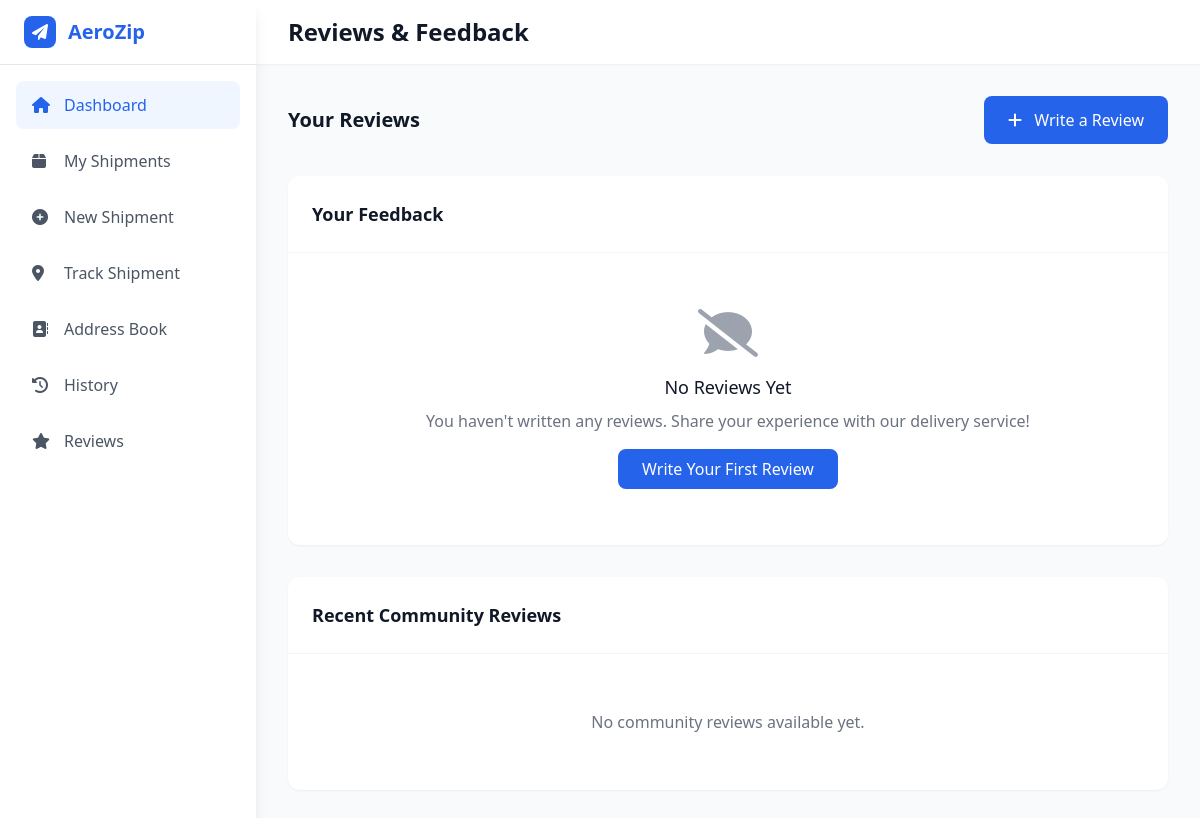
/reviews/ (signed in), run on an earlier commit of the app's database.
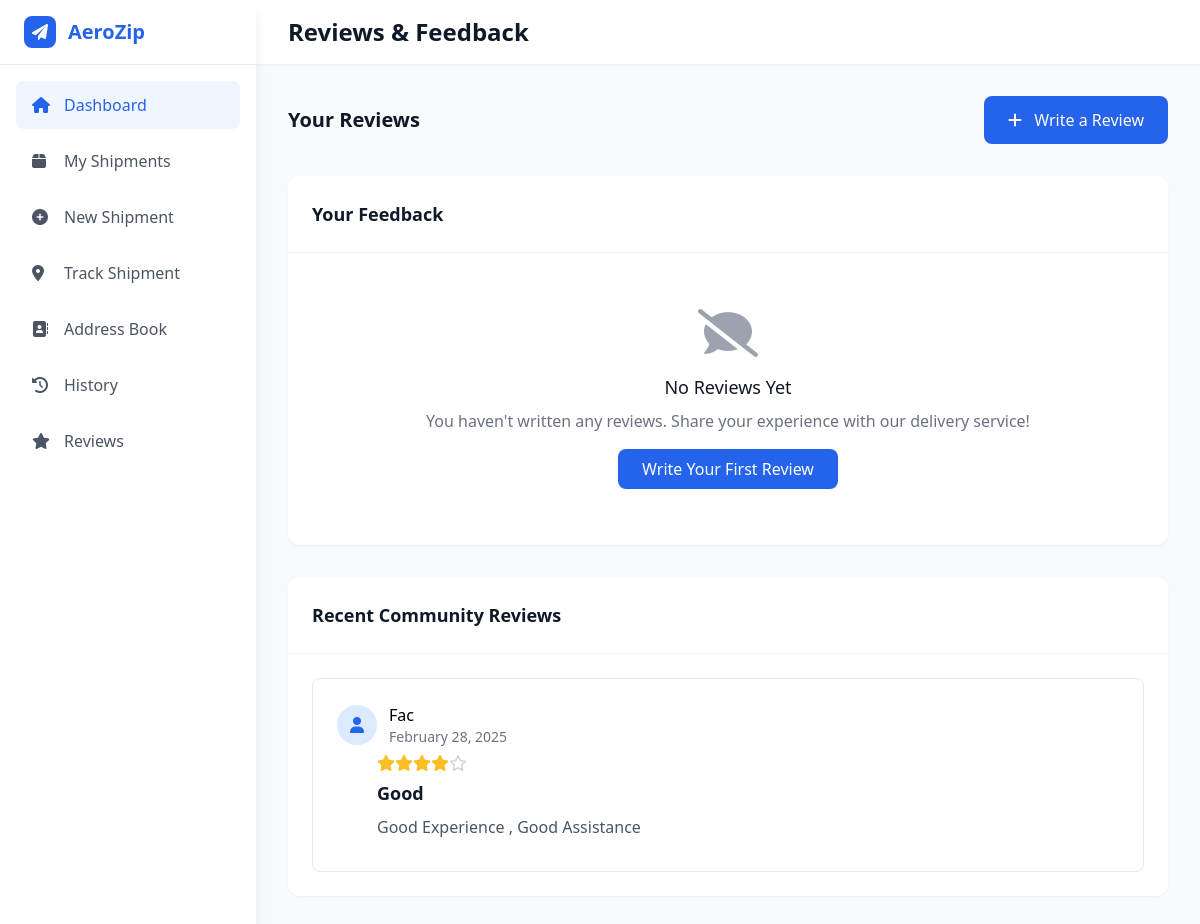
And on a later commit of the database.
### main/models.py (models this page shows, shortened)
class Review(models.Model):
    RATING_CHOICES = [
        (1, '1 - Poor'),
        (2, '2 - Below Average'),
        (3, '3 - Average'),
        (4, '4 - Good'),
        (5, '5 - Excellent'),
    ]
    user = models.ForeignKey(CustomUser, on_delete=models.CASCADE, related_name='reviews')
    shipment_id = models.CharField(max_length=20, blank=True, null=True)
    rating = models.IntegerField(choices=RATING_CHOICES, validators=[MinValueValidator(1), MaxValueValidator(5)])
    title = models.CharField(max_length=100)
    comment = models.TextField()
    delivery_satisfaction = models.BooleanField(default=True)
    created_at = models.DateTimeField(auto_now_add=True)
    updated_at = models.DateTimeField(auto_now=True)
    class Meta:
        ordering = ['-created_at']

class CustomUser(AbstractBaseUser,PermissionsMixin):
    name=models.CharField(max_length=200)
    email=models.EmailField(unique=True)
    phone=models.PositiveIntegerField()
    is_active=models.BooleanField(default=True)
    is_staff=models.BooleanField(default=False)
    is_superuser=models.BooleanField(default=False)
    is_company=models.BooleanField(default=False)
    is_verified = models.BooleanField(default=False)
    objects = CustomUserManager()
    USERNAME_FIELD = 'email'
    REQUIRED_FIELDS = ['name','phone']

### users/views.py (the view)
# urls.py: path('reviews/', review_list, name='review_list'),
@login_required
def review_list(request):
    user_reviews = Review.objects.filter(user=request.user)
    recent_reviews = Review.objects.exclude(user=request.user)[:5]
    context = {
        'user_reviews': user_reviews,
        'recent_reviews': recent_reviews,
    }
    return render(request, 'review.html', context)

### users/templates/review.html (shortened to what the changed rows need)
{% extends 'user_home.html' %}
{% load static %}
{% block content %}
<header class="bg-white shadow-sm">
    <div class="flex items-center justify-between px-8 py-4">
        <div class="flex items-center space-x-4">
            <h1 class="text-2xl font-bold text-gray-900">Reviews & Feedback</h1>
        </div>
    </div>
</header>
<div class="p-8">
    <div class="flex justify-between items-center mb-8">
        <h2 class="text-xl font-bold text-gray-900">Your Reviews</h2>
    </div>
    <div class="bg-white rounded-xl shadow-sm mb-8">
        <div class="p-6 border-b border-gray-100">
            <h2 class="text-lg font-bold text-gray-900">Your Feedback</h2>
        </div>
    </div>
    <div class="bg-white rounded-xl shadow-sm">
        <div class="p-6 border-b border-gray-100">
            <h2 class="text-lg font-bold text-gray-900">Recent Community Reviews</h2>
        </div>
        <div class="p-6">
            {% if recent_reviews %}
            <div class="space-y-6">
                {% for review in recent_reviews %}
                <div class="border border-gray-200 rounded-lg p-6">
                    <div>
                        <div class="flex items-center space-x-3 mb-2">
                            <div class="w-10 h-10 bg-blue-100 rounded-full flex items-center justify-center">
                                <i class="fas fa-user text-blue-600"></i>
                            </div>
                            <div>
                                <p class="font-medium">{{ review.user.get_full_name|default:review.user.name }}</p>
                                <p class="text-gray-500 text-sm">{{ review.created_at|date:"F d, Y" }}</p>
                            </div>
                        </div>
                        <div class="ml-13 pl-10">
                            <div class="flex mb-2">
                                {% for i in "12345" %}
                                    {% if forloop.counter <= review.rating %}
                                        <i class="fas fa-star text-yellow-400"></i>
                                    {% else %}
                                        <i class="far fa-star text-gray-300"></i>
                                    {% endif %}
                                {% endfor %}
                            </div>
                            <h3 class="text-lg font-semibold text-gray-900 mb-2">{{ review.title }}</h3>
                            <p class="text-gray-600 mb-2">{{ review.comment }}</p>
                        </div>
                    </div>
                </div>
                {% endfor %}
            </div>
            {% else %}
            <div class="text-center py-8">
                <p class="text-gray-500">No community reviews available yet.</p>
            </div>
            {% endif %}
        </div>
    </div>
</div>
{% endblock %}

What changed in the data, as far as the page shows it:
added Review: user.get_full_name "Fac", created_at "February 28, 2025", rating 4 (drawn), title "Good", comment "Good Experience , Good Assistance"
Also different on the page:
text no longer shown: "No community reviews available yet."
